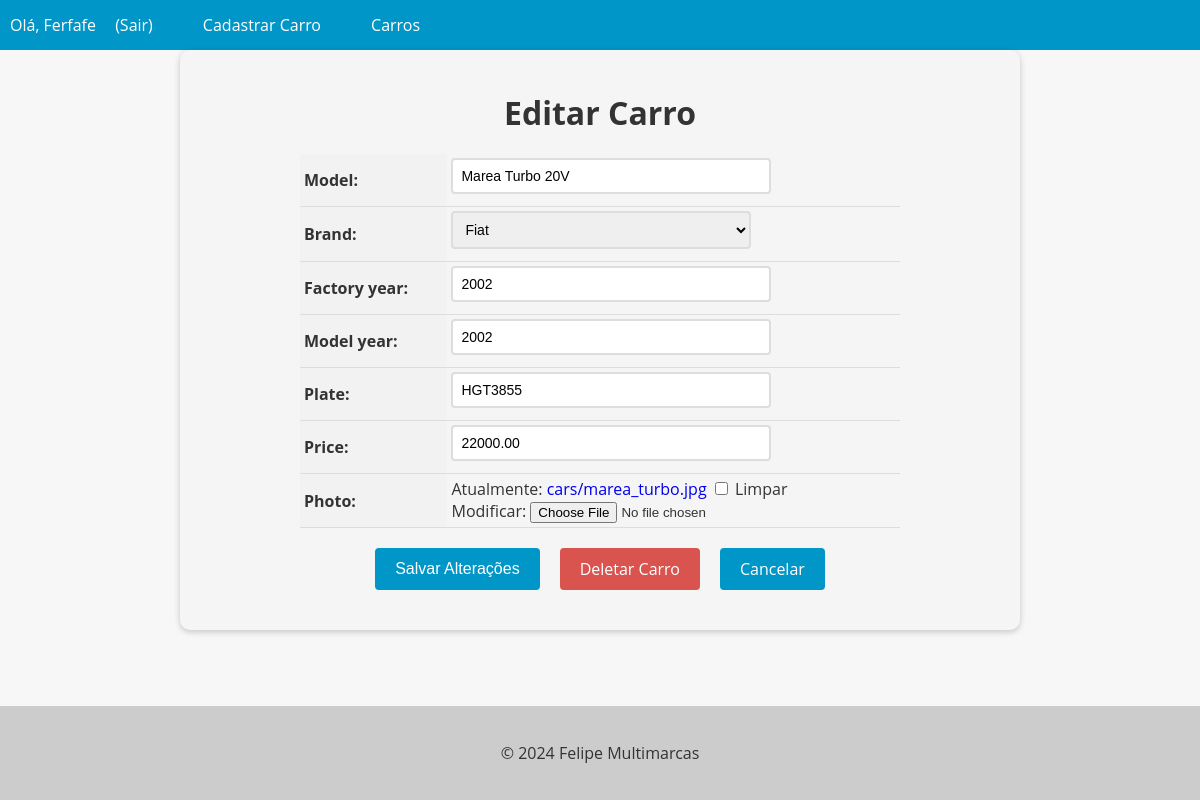
The page /car/1/update/ (signed in) on the database as committed earlier.
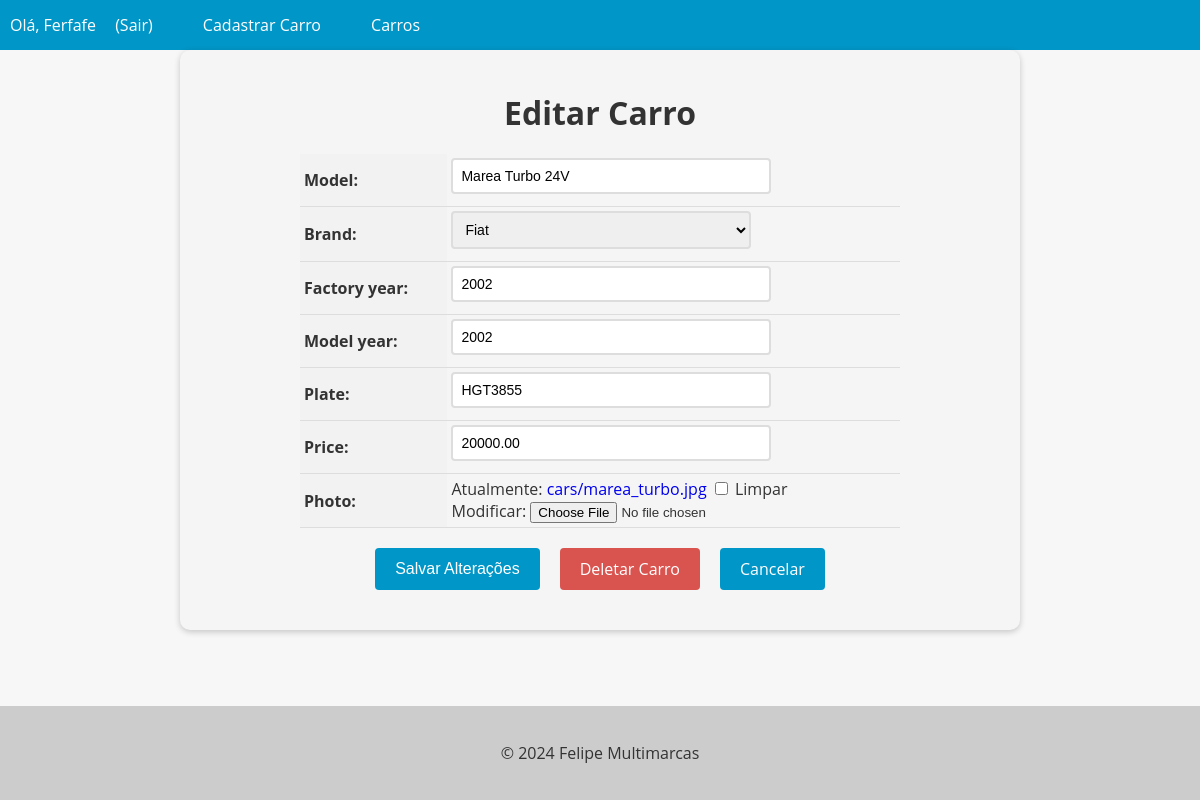
The same page on the database as committed later.
### cars/models.py (models this page shows, shortened)
class Car(models.Model):
    id = models.AutoField(primary_key=True)
    model = models.CharField(max_length=200)
    brand = models.ForeignKey(Brand, on_delete=models.PROTECT, related_name='car_brand')
    factory_year = models.IntegerField(blank=True, null=True)
    model_year = models.IntegerField(blank=True, null=True)
    plate = models.CharField(max_length=10)
    price = models.DecimalField(max_digits=10, decimal_places=2, blank=True, null=True)
    photo = models.ImageField(upload_to='cars/', blank=True, null=True)

### cars/views.py (the view, shortened to what this page needs)
# urls.py: path('car/<int:pk>/update/', CarUpdateView.as_view(), name='car_update'),
@method_decorator(login_required(login_url='login'), name='dispatch')
class CarUpdateView(UpdateView):
    model = Car
    form_class = CarModelForm
    template_name = 'car_update.html'

### cars/forms.py
class CarModelForm(forms.ModelForm):
    class Meta:
        model = Car
        fields = '__all__'

### cars/models.py (called while the page is built)
    def __str__(self):
        return self.name

### cars/templates/car_update.html (shortened to what this page needs)
{% extends "base.html" %}
{% block content %}
  <form method="post" enctype="multipart/form-data">
    <h1>Editar Carro</h1>
    <table>
      {{ form.as_table }}
    </table>
    <div>
      <div class="buttons-container">
        <input type="submit" value="Salvar Alterações" class="btn btn-primary">
        <a href="{% url 'car_delete' pk=object.pk %}" class="btn btn-danger">Deletar Carro</a>
        <a href="{% url 'cars_list' %}" class="btn btn-secondary">Cancelar</a>
      </div>
    </div>
  </form>
{% endblock %}

Rows that differ between the two databases and show on the page:
changed Car "Fiat": model "Marea Turbo 20V" → "Marea Turbo 24V"; price "22000.00" → "20000.00"
